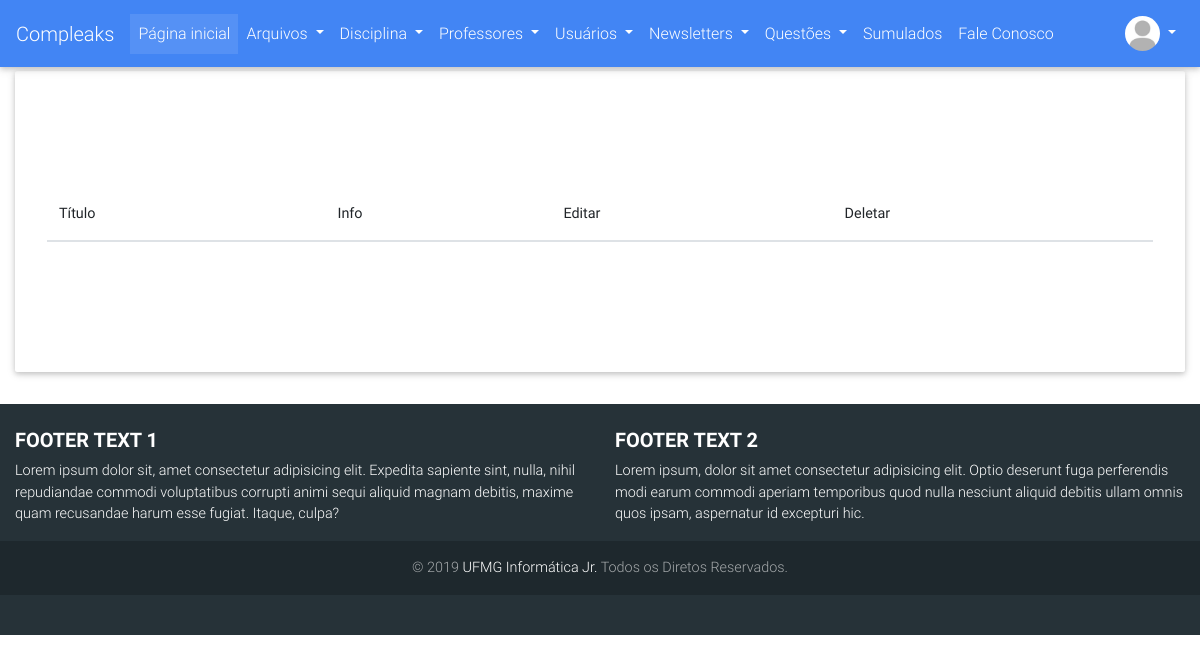
The page /newsletters/listar (signed in) on the database as committed earlier.
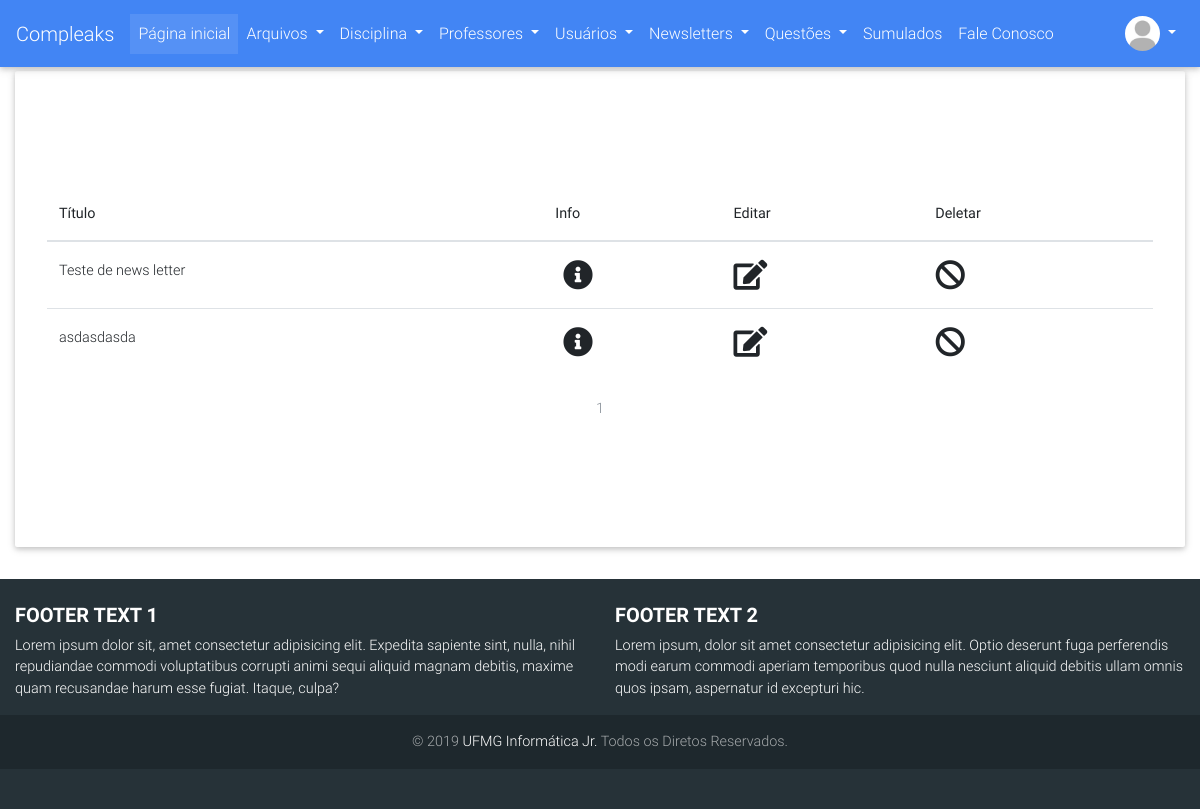
The same page on the database as committed later.
### compleaks/newsletters/models.py (models this page shows, shortened)
class teste():
	id = db.Column(db.Integer, primary_key=True)

class Divulgacao(teste, db.Model):
	__tablename__ = 'divulgacoes'
	title = db.Column(db.String, unique=True)
	html = db.Column(db.String(50))
	body = db.Column(db.Text)
	data_criacao = db.Column(db.DateTime, default=datetime.now)
	last_send = db.Column(db.DateTime, default=datetime.now)

### compleaks/newsletters/views.py (the view)
@newsletters.route('/listar', methods=['POST', 'GET'])
@login_required
def listar():
	if not current_user.is_admin:
		abort(403)
	page = request.args.get('page', 1, type=int)
	letters = Divulgacao.query.order_by(Divulgacao.data_criacao.asc()).paginate(page=page, per_page=10)
	return render_template('lista_letters.html', letters=letters)

### compleaks/usuarios/models.py (called while the page is built)
@login_manager.user_loader
def load_user(user_id):
    return Usuario.query.get(user_id)

### compleaks/newsletters/templates/newsletters/lista_letters.html (shortened to what this page needs)
{% extends "base.html" %}
{% block content %}
{% if current_user.is_admin %}
<table class="table table-hover">
    <thead>
      <tr>
        <th scope="col">Título</th>
        <th scope="col">Info</th>
        <th scope="col">Editar</th>
        <th scope="col">Deletar</th>
      </tr>
    </thead>
    <tbody>
        {% for letter in letters.items %}
            <tr>
                <td> {{letter.title}} </td>
                <td><a href="#" data-toggle="modal" data-target="#confirm{{letter.id}}" class="card-link"><i class="fas fa-info-circle info" data-toggle="tooltip" data-placement="bottom" title="Mais Informações"></i></a></td>
                <td><a href="{{url_for('newsletters.editar', id=letter.id)}}" class="card-link" ><i class="fas fa-edit" style="font-size: 30px" data-toggle="tooltip" data-placement="bottom" title="Editar"></i></a></td>
                <td><a data-toggle="modal" data-target="#confirm-del{{letter.id}}" class="card-link" ><i class="fas fa-ban"  style="font-size: 30px" data-toggle="tooltip" data-placement="bottom" title="Deletar"></i></a></td>
            </tr>
        {% endfor %}
    </tbody>
  </table>
<nav aria-label="Page navigation example">
    <ul class="pagination justify-content-center">
        {% for page_num in letters.iter_pages(left_edge=1, right_edge=1, left_current=1, right_current=2) %}
            {% if letters.page == page_num and page_num %}
                <li class="page-item disabled">
                    <a class="page-link" href="{{ url_for('newsletters.listar', page=page_num) }}">{{ page_num }}</a></li>
            {% elif page_num %}
                <li class="page-item">
                    <a class="page-link" href="{{ url_for('newsletters.listar', page=page_num) }}">{{ page_num }}</a></li>
                </li>
            {% else %}
                ...
            {% endif %}
        {% endfor %}
    </ul>
</nav>
{% endif %}
{% endblock %}

Rows that differ between the two databases and show on the page:
added Divulgacao: title "Teste de news letter"
added Divulgacao: title "asdasdasda"
Other text that changed with them:
new list line: "1"
